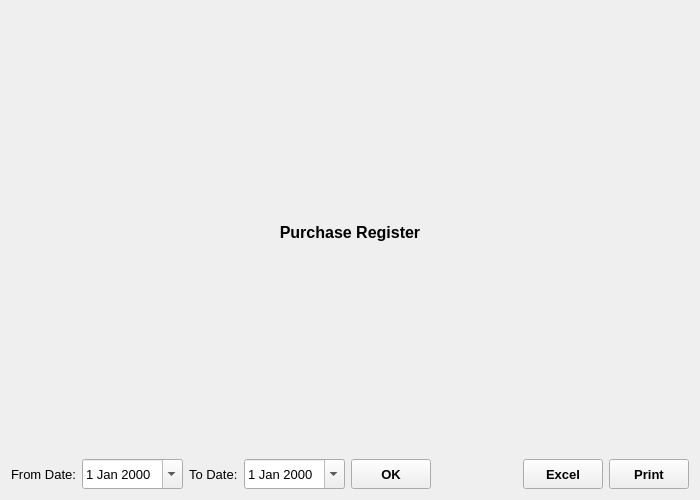
<?xml version="1.0" encoding="UTF-8"?>
<ui version="4.0">
 <class>PurchaseRegister</class>
 <widget class="QWidget" name="PurchaseRegister">
  <property name="geometry">
   <rect>
    <x>0</x>
    <y>0</y>
    <width>700</width>
    <height>500</height>
   </rect>
  </property>
  <property name="font">
   <font>
    <family>Microsoft YaHei UI</family>
    <pointsize>10</pointsize>
   </font>
  </property>
  <property name="windowTitle">
   <string>Form</string>
  </property>
  <layout class="QVBoxLayout" name="verticalLayout" stretch="0,0,1">
   <item>
    <widget class="QLabel" name="label">
     <property name="font">
      <font>
       <pointsize>12</pointsize>
       <weight>75</weight>
       <bold>true</bold>
      </font>
     </property>
     <property name="text">
      <string>Purchase Register</string>
     </property>
     <property name="alignment">
      <set>Qt::AlignCenter</set>
     </property>
    </widget>
   </item>
   <item>
    <layout class="QHBoxLayout" name="horizontalLayout" stretch="0,0,0,0,0,0,0,0">
     <item>
      <widget class="QLabel" name="fromDateLabel">
       <property name="text">
        <string>From Date:</string>
       </property>
      </widget>
     </item>
     <item>
      <widget class="QDateEdit" name="fromDateDateEdit">
       <property name="minimumSize">
        <size>
         <width>0</width>
         <height>30</height>
        </size>
       </property>
       <property name="calendarPopup">
        <bool>true</bool>
       </property>
      </widget>
     </item>
     <item>
      <widget class="QLabel" name="toDateLabel">
       <property name="text">
        <string>To Date:</string>
       </property>
      </widget>
     </item>
     <item>
      <widget class="QDateEdit" name="toDateDateEdit">
       <property name="minimumSize">
        <size>
         <width>0</width>
         <height>30</height>
        </size>
       </property>
       <property name="calendarPopup">
        <bool>true</bool>
       </property>
      </widget>
     </item>
     <item>
      <widget class="QToolButton" name="OKButton">
       <property name="minimumSize">
        <size>
         <width>80</width>
         <height>30</height>
        </size>
       </property>
       <property name="font">
        <font>
         <weight>75</weight>
         <bold>true</bold>
        </font>
       </property>
       <property name="text">
        <string>OK</string>
       </property>
      </widget>
     </item>
     <item>
      <spacer name="horizontalSpacer">
       <property name="orientation">
        <enum>Qt::Horizontal</enum>
       </property>
       <property name="sizeHint" stdset="0">
        <size>
         <width>40</width>
         <height>20</height>
        </size>
       </property>
      </spacer>
     </item>
     <item>
      <widget class="QToolButton" name="excelButton">
       <property name="minimumSize">
        <size>
         <width>80</width>
         <height>30</height>
        </size>
       </property>
       <property name="font">
        <font>
         <weight>75</weight>
         <bold>true</bold>
        </font>
       </property>
       <property name="text">
        <string>Excel</string>
       </property>
      </widget>
     </item>
     <item>
      <widget class="QToolButton" name="printButton">
       <property name="minimumSize">
        <size>
         <width>80</width>
         <height>30</height>
        </size>
       </property>
       <property name="font">
        <font>
         <weight>75</weight>
         <bold>true</bold>
        </font>
       </property>
       <property name="text">
        <string>Print</string>
       </property>
      </widget>
     </item>
    </layout>
   </item>
   <item>
    <layout class="QVBoxLayout" name="tableLay"/>
   </item>
  </layout>
 </widget>
 <resources/>
 <connections/>
</ui>
